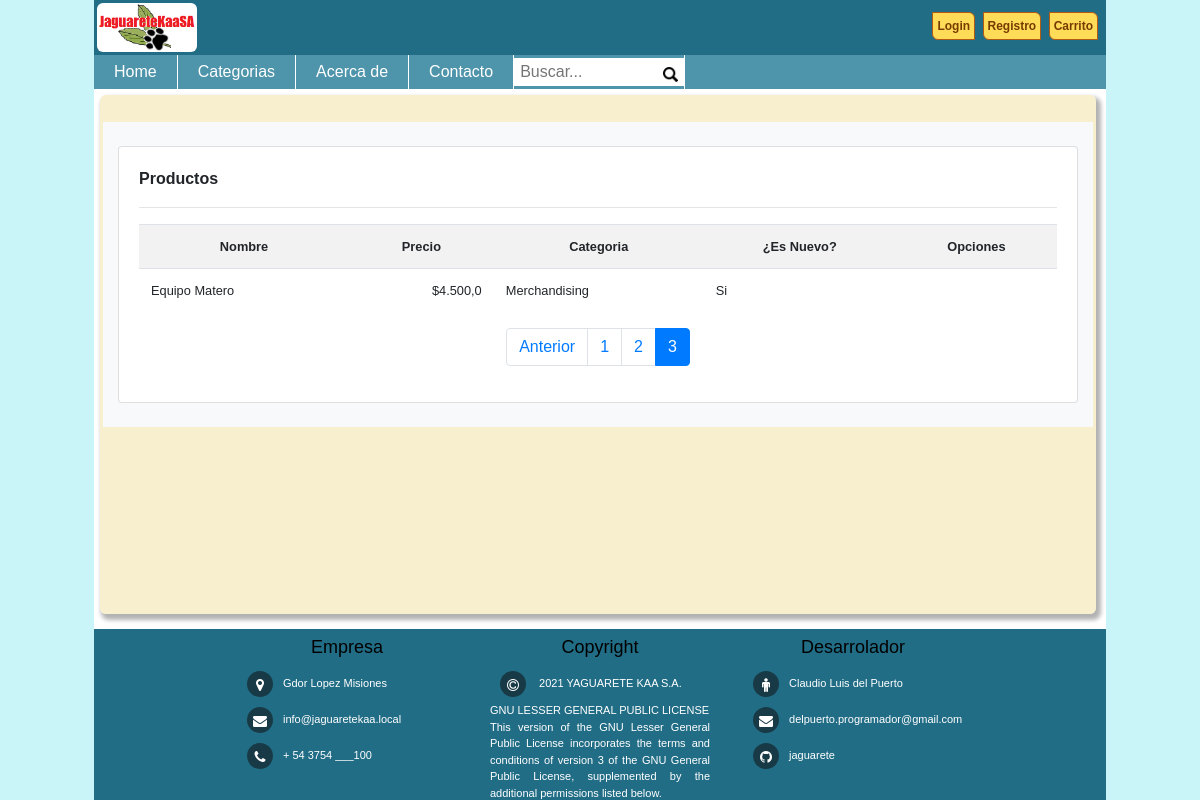
Before: /listar_productos/?page=3 with the older database file.
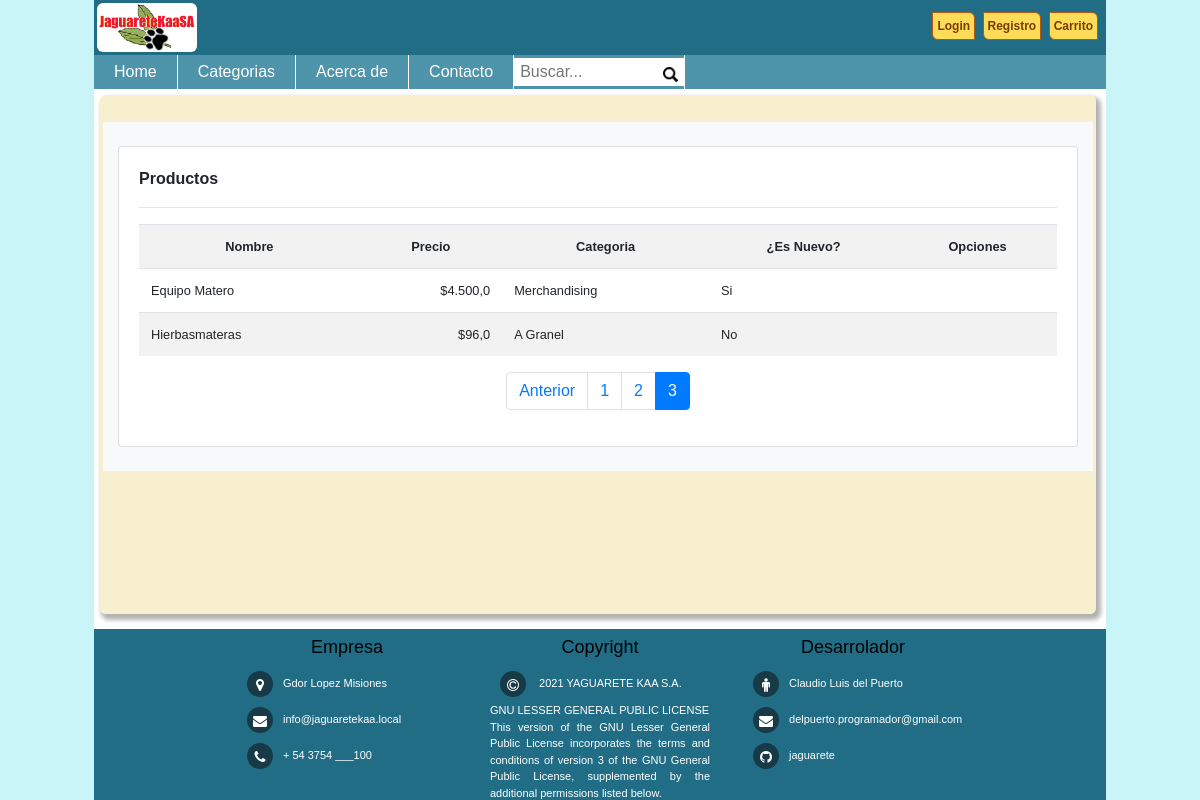
After: the same page with the newer database file.
### jaguareteAPP/models.py (models this page shows, shortened)
class Producto(models.Model):
    nombre      = models.CharField(max_length=50)
    precio      = models.FloatField(null=True)
    descripcion = models.TextField(null=True)
    nuevo       = models.BooleanField(default=False)
    categoria   = models.ForeignKey(Categoria, on_delete=models.PROTECT)
    imagen      = models.ImageField(upload_to="productos", null=True)

class Categoria(models.Model):
    nombre = models.CharField(max_length=50)
    def __str__(self):
        return self.nombre

### jaguareteAPP/views.py (the view)
# urls.py: path('listar_productos/', views.listar_productos, name="listar_productos"),
def listar_productos(request):
    productos = Producto.objects.all()
    page      = request.GET.get('page', 1)
    try:
        paginator = Paginator(productos, 3)
        productos = paginator.page(page)
    except:
        raise Http404
    data = {
        'entity': productos ,
        'paginator': paginator
    }
    return render(request,"producto/listar.html", data)

### jaguareteAPP/templates/producto/listar.html (shortened to what this page needs)
{% extends 'home/base.html' %}
{% block contenido %}
{% load crispy_forms_tags %}
{% load humanize %}
<br>
<div class="container bg-light">
    <br>
    <div class="card">
        <div class="card-body">
            <p align="left"><b>Productos</b></p>
            <hr>
            <table class="table small table-striped table-hover table-responsive-md">
                <tr>
                    <th>Nombre</th>
                    <th>Precio</th>
                    <th>Categoria</th>
                    <th>¿Es Nuevo?</th>
                    <th>Opciones</th>
                </tr>
                {% for p in entity %}
                    <tr>
                        <td align="left">{{p.nombre | title}}</td>
                        <td align="right">${{p.precio | intcomma}}</td>
                        <td align="left">{{p.categoria}}</td>
                        <td align="left">
                            {% if p.nuevo %}
                                Si
                            {% else %}
                                No
                            {% endif %}
                        </td>
                        <td>
                        </td>
                    </tr>
                {% endfor %}
            </table>
            <div>
                {% include 'home/paginator.html' %}
            </div>
        </div>
    </div>
    <br>
</div>
<br>
<br>
<br>
{% endblock %}

Changed rows visible on the page:
added Producto: nombre "Hierbasmateras", precio "96,0", categoria "A Granel", nuevo "No"
